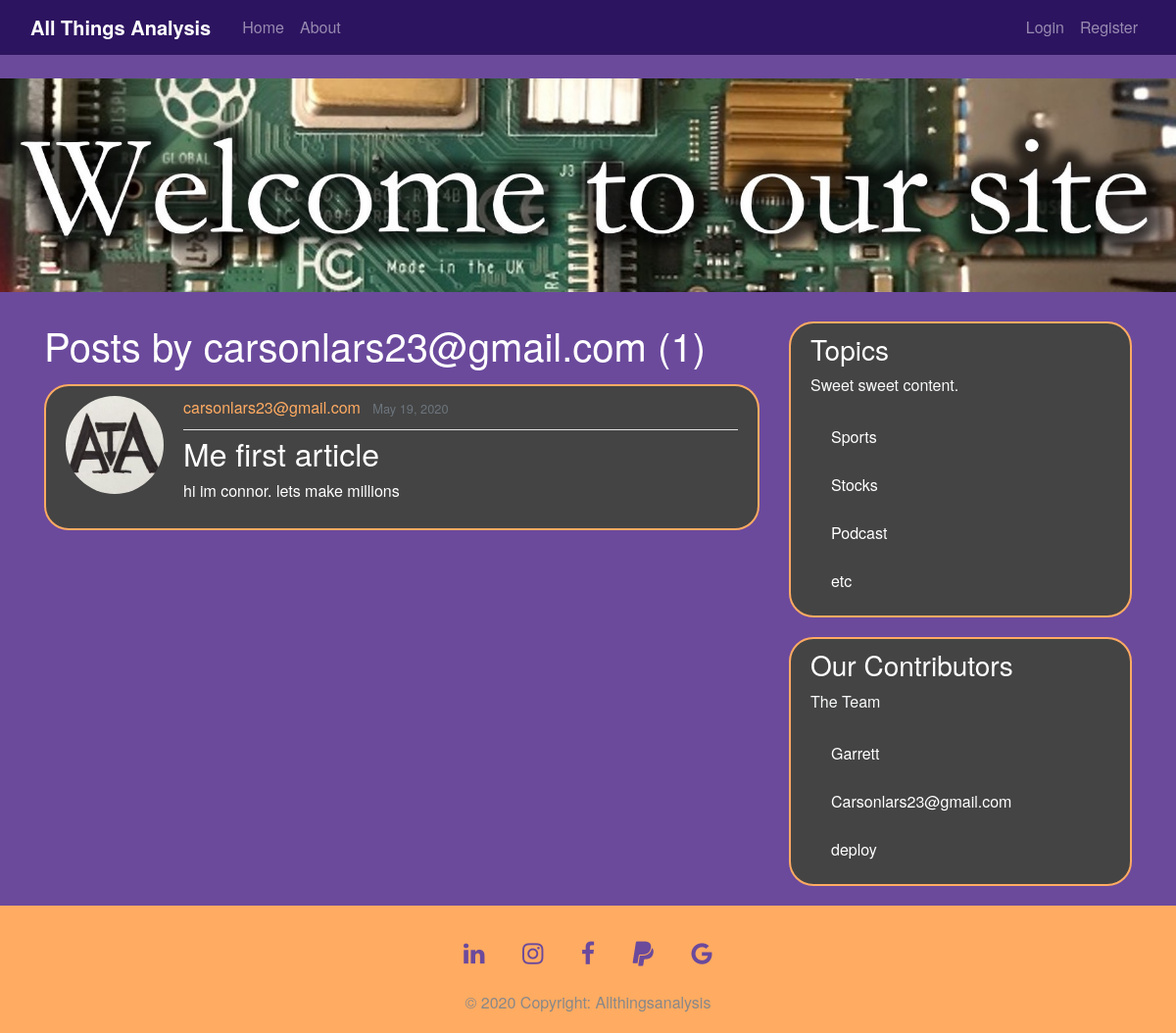
The app's page /user/carsonlars23@gmail.com with its own data.
### blog/models.py (models this page shows, shortened)
class Post(models.Model):
	title = models.CharField(max_length=100)
	content = models.TextField()
	date_posted = models.DateTimeField(default=timezone.now)
	author = models.ForeignKey(User, on_delete=models.CASCADE)

### users/models.py (models this page shows, shortened)
class Profile(models.Model):
    user = models.OneToOneField(User, on_delete=models.CASCADE)
    image = models.ImageField(default='default.jpg', upload_to='profile_pics')

### blog/views.py (the view)
# urls.py: path('user/<str:username>', UserPostListView.as_view(), name='user-posts'),
class UserPostListView(ListView):
	model = Post
	template_name = 'blog/user_posts.html' # <app>/<model>_<viewtype>.html
	context_object_name = 'posts'
	ordering = ['-date_posted']
	paginate_by = 5
	def get_queryset(self):
		user = get_object_or_404(User, username=self.kwargs.get('username'))
		return Post.objects.filter(author=user).order_by('-date_posted')

### blog/templates/blog/user_posts.html (shortened to what this page needs)
{% extends "blog/base.html" %}
{% block content %}
  <h1 class ='mb-3'>Posts by {{ view.kwargs.username }}  ({{ page_obj.paginator.count }})</h1>
  {% for post in posts %}
      <article class="media content-section">
        <img class="rounded-circle article-img" src="{{ post.author.profile.image.url }}" id="img">
        <div class="media-body">
          <div class="article-metadata">
            <a class="mr-2" href="{% url 'user-posts' post.author.username %}">{{ post.author }}</a>
            <small class="text-muted">{{ post.date_posted|date:"F d, Y" }}</small>
          </div>
          <h2><a class="article-title" href="{% url 'post-detail' post.id %}">{{ post.title }}</a></h2>
          <p class="article-content">{{ post.content }}</p>
        </div>
      </article>
  {% endfor %}
{% endblock content %}

### blog/static/blog/main.css (style rules this page uses)
body { background: #6B4A9C; color: #ffffff; margin-top: 5rem; font-family: Helvetica Neue; }
h1, h2, h3, h4, h5, h6 { color: #ffffff; }
.content-section { background: #999999; padding: 10px 20px; border: 2px solid #ffab62; border-radius: 25px; margin-bottom: 20px; background-color: #444444; }
.article-title { color: #FFFFFF; }
.article-content { white-space: pre-line; }
.article-img { height: 100px; width: 100px; margin-right: 20px; }
.article-metadata { padding-bottom: 10px; margin-bottom: 4px; border-bottom: 1px solid #e3e3e3; }
.article-metadata a { color: #ffab62; }
img { width: 90%; height: auto; }

### records on screen
Post: author.profile.image (picture), author "carsonlars23@gmail.com", date_posted "May 19, 2020", title "Me first article", content "hi im connor. lets make millions"

### other values on screen
{{ view.kwargs.username }} "carsonlars23@gmail.com"
{{ page_obj.paginator.count }} "1"
